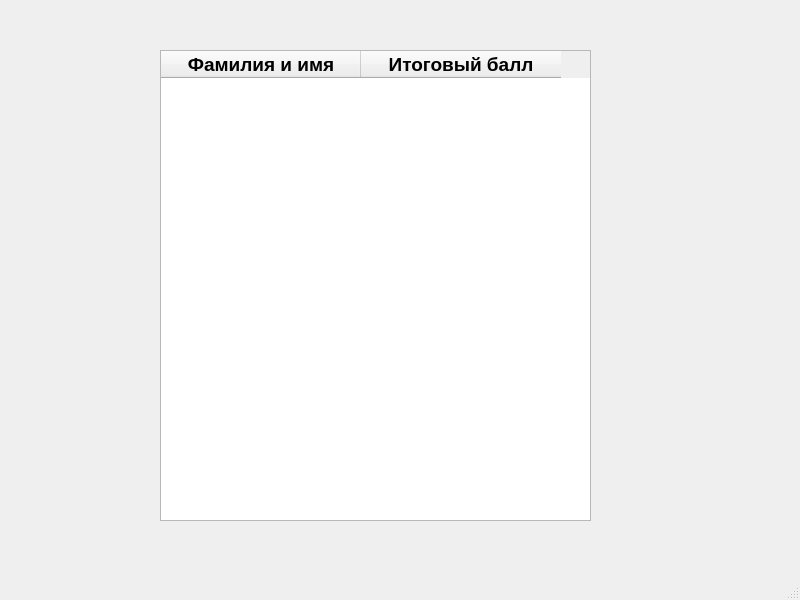
<?xml version="1.0" encoding="UTF-8"?>
<ui version="4.0">
 <class>MainWindow</class>
 <widget class="QMainWindow" name="MainWindow">
  <property name="geometry">
   <rect>
    <x>0</x>
    <y>0</y>
    <width>800</width>
    <height>600</height>
   </rect>
  </property>
  <property name="windowTitle">
   <string>MainWindow</string>
  </property>
  <widget class="QWidget" name="centralwidget">
   <widget class="QTableWidget" name="res_table">
    <property name="geometry">
     <rect>
      <x>160</x>
      <y>50</y>
      <width>431</width>
      <height>471</height>
     </rect>
    </property>
    <attribute name="horizontalHeaderDefaultSectionSize">
     <number>200</number>
    </attribute>
    <column>
     <property name="text">
      <string>Фамилия и имя</string>
     </property>
     <property name="font">
      <font>
       <pointsize>14</pointsize>
       <weight>75</weight>
       <bold>true</bold>
      </font>
     </property>
    </column>
    <column>
     <property name="text">
      <string>Итоговый балл</string>
     </property>
     <property name="font">
      <font>
       <pointsize>14</pointsize>
       <weight>75</weight>
       <bold>true</bold>
      </font>
     </property>
    </column>
   </widget>
  </widget>
  <widget class="QMenuBar" name="menubar">
   <property name="geometry">
    <rect>
     <x>0</x>
     <y>0</y>
     <width>800</width>
     <height>21</height>
    </rect>
   </property>
  </widget>
  <widget class="QStatusBar" name="statusbar"/>
 </widget>
 <resources/>
 <connections/>
</ui>
